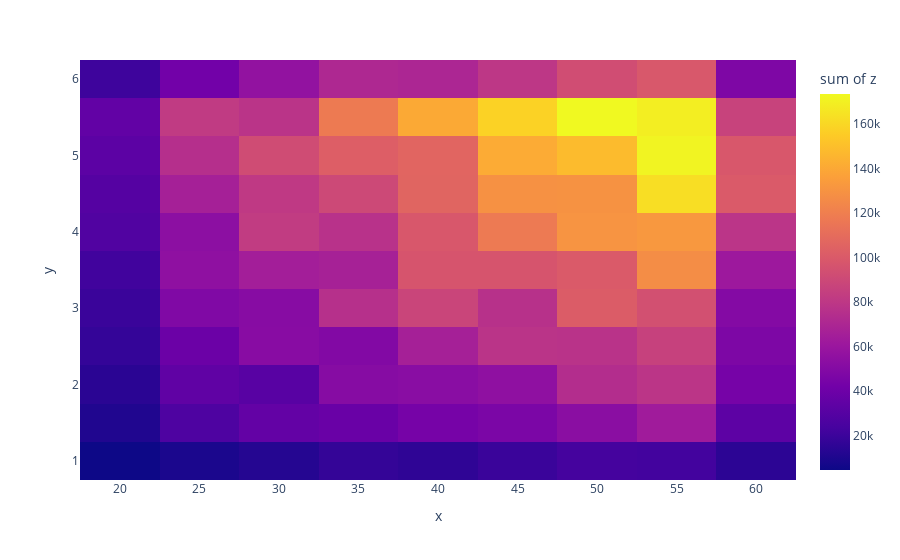

The notebook cell saved with this chart:
### Code cell
px.density_heatmap(x = X1, y = X2, z = Y)

### Figure 1 — Plotly figure (JSON) as saved in the notebook; plotly's stock layout.template omitted (floating-point values rounded to 4 significant figures; data arrays with more than 128 entries replaced by an {"elided": "..."} marker saying what was removed)
{"data": [{"coloraxis": "coloraxis", "histfunc": "sum", "hovertemplate": "x=%{x}<br>y=%{y}<br>sum of z=%{z}<extra></extra>", "name": "", "type": "histogram2d", "x": {"elided": "15000 float values"}, "xaxis": "x", "xbingroup": "x", "y": {"elided": "15000 float values"}, "yaxis": "y", "ybingroup": "y", "z": {"elided": "15000 float values"}}], "layout": {"autosize": true, "coloraxis": {"colorbar": {"title": {"text": "sum of z"}}, "colorscale": [[0, "#0d0887"], [0.1111, "#46039f"], [0.2222, "#7201a8"], [0.3333, "#9c179e"], [0.4444, "#bd3786"], [0.5556, "#d8576b"], [0.6667, "#ed7953"], [0.7778, "#fb9f3a"], [0.8889, "#fdca26"], [1, "#f0f921"]]}, "legend": {"tracegroupgap": 0}, "margin": {"t": 60}, "xaxis": {"anchor": "y", "autorange": true, "domain": [0, 1], "range": [17.5, 62.5], "title": {"text": "x"}, "type": "linear"}, "yaxis": {"anchor": "x", "autorange": true, "domain": [0, 1], "range": [0.75, 6.25], "title": {"text": "y"}, "type": "linear"}}}
